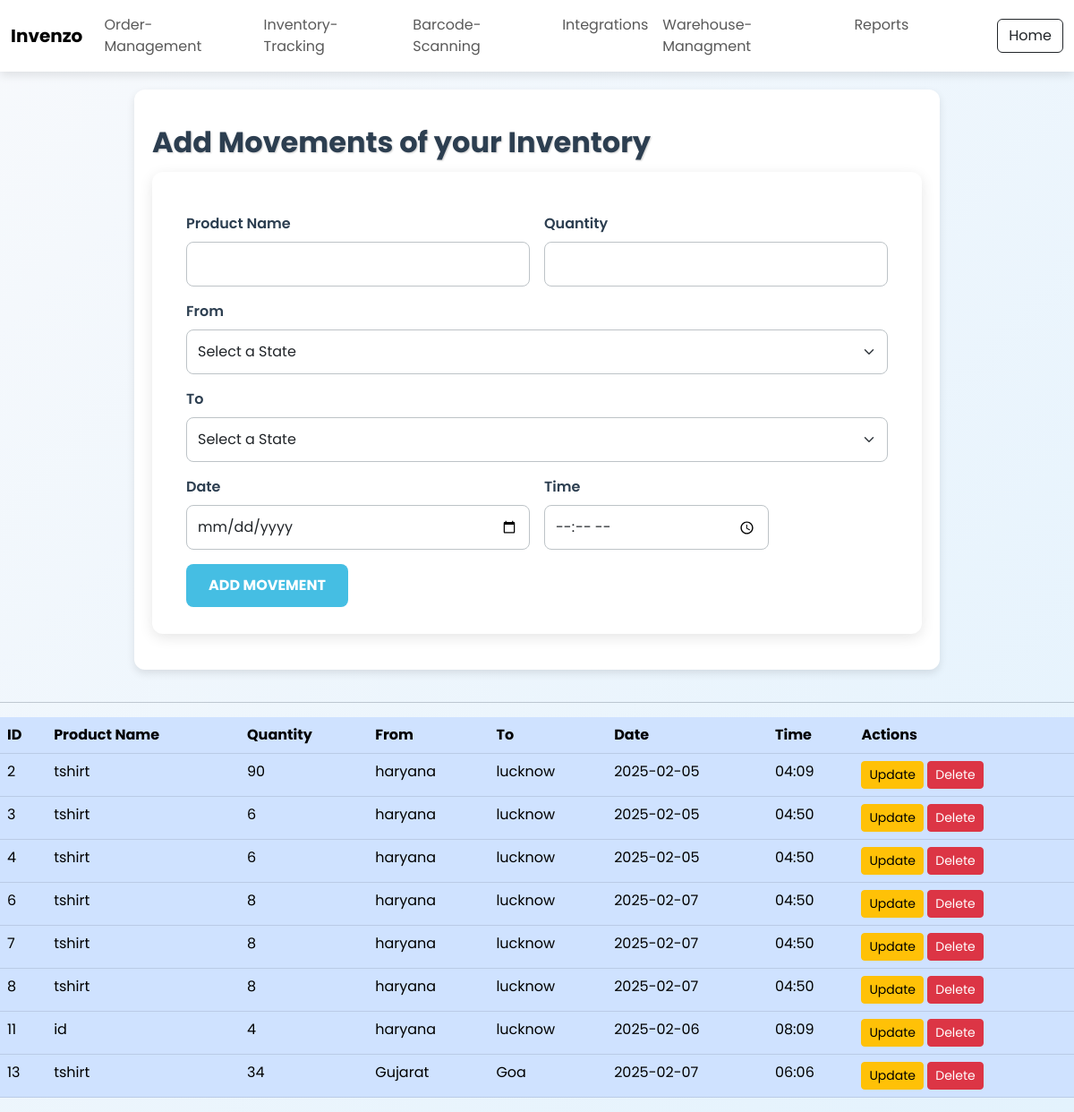
The app's page /warehouse-management (signed in) with its own data.
### app.py (models this page shows, shortened)
class Movement(db.Model):
    id = db.Column(db.Integer, primary_key=True)
    product_name = db.Column(db.String(100), nullable=False)
    quantity = db.Column(db.Integer, nullable=False)
    from_location = db.Column(db.String(200), nullable=False)
    to = db.Column(db.String(200), nullable=False)
    date = db.Column(db.Integer, nullable=False)
    time = db.Column(db.Integer, nullable=False)

### app.py (the view, shortened to what this page needs)
@app.route('/warehouse-management', methods=['GET', 'POST'])
@login_required
def warehouse_management():
    movements = Movement.query.all()
    return render_template('warehouse-management.html', movements=movements)

### app.py (called while the page is built)
def login_required(f):
    @wraps(f)
    def decorated_function(*args, **kwargs):
        if "user" not in session:  # If no user is logged in
            flash("Please log in to access this page.", "warning")
            return redirect(url_for('login'))  # Redirect to login page
        return f(*args, **kwargs)
    return decorated_function

### templates/warehouse-management.html (shortened to what this page needs)
<!DOCTYPE html>
<html lang="en">
<head>
    <link href="https://cdn.jsdelivr.net/npm/bootstrap@5.3.0/dist/css/bootstrap.min.css" rel="stylesheet">
</head>
<body>
    {% include 'navbar2.html' %}
    <div class="content-container">
        <section class="topic-page">
            <h2>Add Movements of your Inventory</h2>
            <div class="form-container">
                <form class="row g-3" method="POST" action="/warehouse-management">
                    <div class="col-md-6">
                        <label for="inputProductName" class="form-label">Product Name</label>
                        <input type="text" class="form-control" id="inputProductName" name="product_name">
                    </div>
                    <div class="col-md-6">
                        <label for="inputQuantity" class="form-label">Quantity</label>
                        <input type="number" class="form-control" id="inputQuantity" name="quantity">
                    </div>
                    <div class="col-12">
                        <label for="inputFrom" class="form-label">From</label>
                        <select id="inputFrom" class="form-select" name="from_location">
                            <option selected disabled>Select a State</option>
                        </select>
                    </div>
                    <div class="col-12">
                        <label for="inputTo" class="form-label">To</label>
                        <select id="inputTo" class="form-select" name="to">
                            <option selected disabled>Select a State</option>
                        </select>
                    </div>
                    <div class="col-md-6">
                        <label for="inputDate" class="form-label">Date</label>
                        <input type="date" class="form-control" id="inputDate" name="date">
                    </div>
                    <div class="col-md-4">
                        <label for="inputTime" class="form-label">Time</label>
                        <input type="time" id="inputTime" class="form-control" name="time">
                    </div>
                    <div class="col-12">
                        <button type="submit" class="button">Add Movement</button>
                    </div>
                </form>
            </div>
        </section>
    </div>
        {% if movements %}
        <hr>
        <div class="table-responsive">
            <table class="table table-primary">
                <thead>
                    <tr>
                        <th>ID</th>
                        <th>Product Name</th>
                        <th>Quantity</th>
                        <th>From</th>
                        <th>To</th>
                        <th>Date</th>
                        <th>Time</th>
                        <th>Actions</th>
                    </tr>
                </thead>
                <tbody>
                    {% for movement in movements %}
                    <tr>
                        <td>{{ movement.id }}</td>
                        <td>{{ movement.product_name }}</td>
                        <td>{{ movement.quantity }}</td>
                        <td>{{ movement.from_location }}</td>
                        <td>{{ movement.to }}</td>
                        <td>{{ movement.date }}</td>
                        <td>{{ movement.time }}</td>
                        <td>
                            <a href="{{ url_for('update_movement', id=movement.id) }}" class="btn btn-warning btn-sm">Update</a>
                            <a href="{{ url_for('delete_movement', id=movement.id) }}" class="btn btn-danger btn-sm"
                                onclick="return confirm('Are you sure you want to delete this record?')">Delete</a>
                         </td>
                    </tr>
                    {% endfor %}
                </tbody>
            </table>
        </div>
        {% endif %}
</body>
</html>

### templates/navbar2.html (shortened to what this page needs)
<nav class="navbar navbar-expand-lg navbar-light bg-white">
    <div class="container-fluid">
        <a class="navbar-brand d-flex align-items-center" href="{{ url_for('home') }}">
            <strong class="brand-name">Invenzo</strong>
        </a>
        <div class="collapse navbar-collapse justify-content-end" id="navbarNav">
            <ul class="navbar-nav">
                <li class="nav-item"><a class="nav-link" href="{{ url_for('order_management') }}">Order-Management</a></li>
                <li class="nav-item"><a class="nav-link" href="{{ url_for('inventory') }}">Inventory-Tracking</a></li>
                <li class="nav-item"><a class="nav-link" href="{{ url_for('barcodes') }}">Barcode-Scanning</a></li>
                <li class="nav-item"><a class="nav-link" href="{{ url_for('integrations2') }}">Integrations</a></li>
                <li class="nav-item"><a class="nav-link" href="{{ url_for('warehouse_management') }}">Warehouse-Managment</a></li>
                <li class="nav-item"><a class="nav-link" href="{{ url_for('reports') }}">Reports</a></li>
                <li class="nav-item"><a class="nav-link btn btn-primary text-white" href="{{ url_for('team') }}">Talk to Us</a></li>
            </ul>
        </div>
        <div class="collapse navbar-collapse justify-content-end" id="navbarNav">
            <a href="{{ url_for('home') }}" class="btn btn-outline-dark">Home</a>
        </div>
    </div>
</nav>

### templates/warehouse-management.html (style rules this page uses)
body { margin: 0; padding: 0; font-family: 'Poppins', sans-serif; background: linear-gradient(135deg, #f7f9fc, #e3f2fd); color: #2c3e50; }
.navbar { position: fixed; top: 0; width: 100%; z-index: 1000; background: rgba(255, 255, 255, 0.9); backdrop-filter: blur(8px); box-shadow: 0 4px 10px rgba(0, 0, 0, 0.1); transition: all 0.3s ease-in-out; }
.content-container { padding: 100px 20px 20px; }
.topic-page { background: white; border-radius: 12px; box-shadow: 0 4px 10px rgba(0, 0, 0, 0.1); padding: 40px 20px; max-width: 900px; margin: auto; opacity: 0; transform: translateY(20px); animation: fadeInUp 0.8s ease-in-out forwards; }
.topic-page h2 { color: #2c3e50; font-weight: bold; margin-bottom: 30px; text-shadow: 1px 1px 2px rgba(0, 0, 0, 0.2); }
.form-container { display: flex; justify-content: center; align-items: center; flex-direction: column; }
form { background: #ffffff; padding: 30px; border-radius: 12px; box-shadow: 0 4px 15px rgba(0, 0, 0, 0.1); width: 100%; max-width: 900px; transition: transform 0.3s ease-in-out; }
.form-label { font-weight: 600; color: #2c3e50; }
.form-control, .form-select { border-radius: 8px; border: 1px solid #bdc3c7; padding: 12px; transition: all 0.3s ease-in-out; }
.button { background-color: #45bee3; border: none; font-weight: bold; padding: 12px 25px; text-transform: uppercase; color: white; border-radius: 8px; transition: all 0.3s ease-in-out; }

### records on screen
Movement: id "2", product_name "tshirt", quantity "90", from_location "haryana", to "lucknow", date "2025-02-05", time "04:09"
Movement: id "3", product_name "tshirt", quantity "6", from_location "haryana", to "lucknow", date "2025-02-05", time "04:50"
Movement: id "4", product_name "tshirt", quantity "6", from_location "haryana", to "lucknow", date "2025-02-05", time "04:50"
Movement: id "6", product_name "tshirt", quantity "8", from_location "haryana", to "lucknow", date "2025-02-07", time "04:50"
Movement: id "7", product_name "tshirt", quantity "8", from_location "haryana", to "lucknow", date "2025-02-07", time "04:50"
Movement: id "8", product_name "tshirt", quantity "8", from_location "haryana", to "lucknow", date "2025-02-07", time "04:50"
Movement: id "11", product_name "id", quantity "4", from_location "haryana", to "lucknow", date "2025-02-06", time "08:09"
Movement: id "13", product_name "tshirt", quantity "34", from_location "Gujarat", to "Goa", date "2025-02-07", time "06:06"
